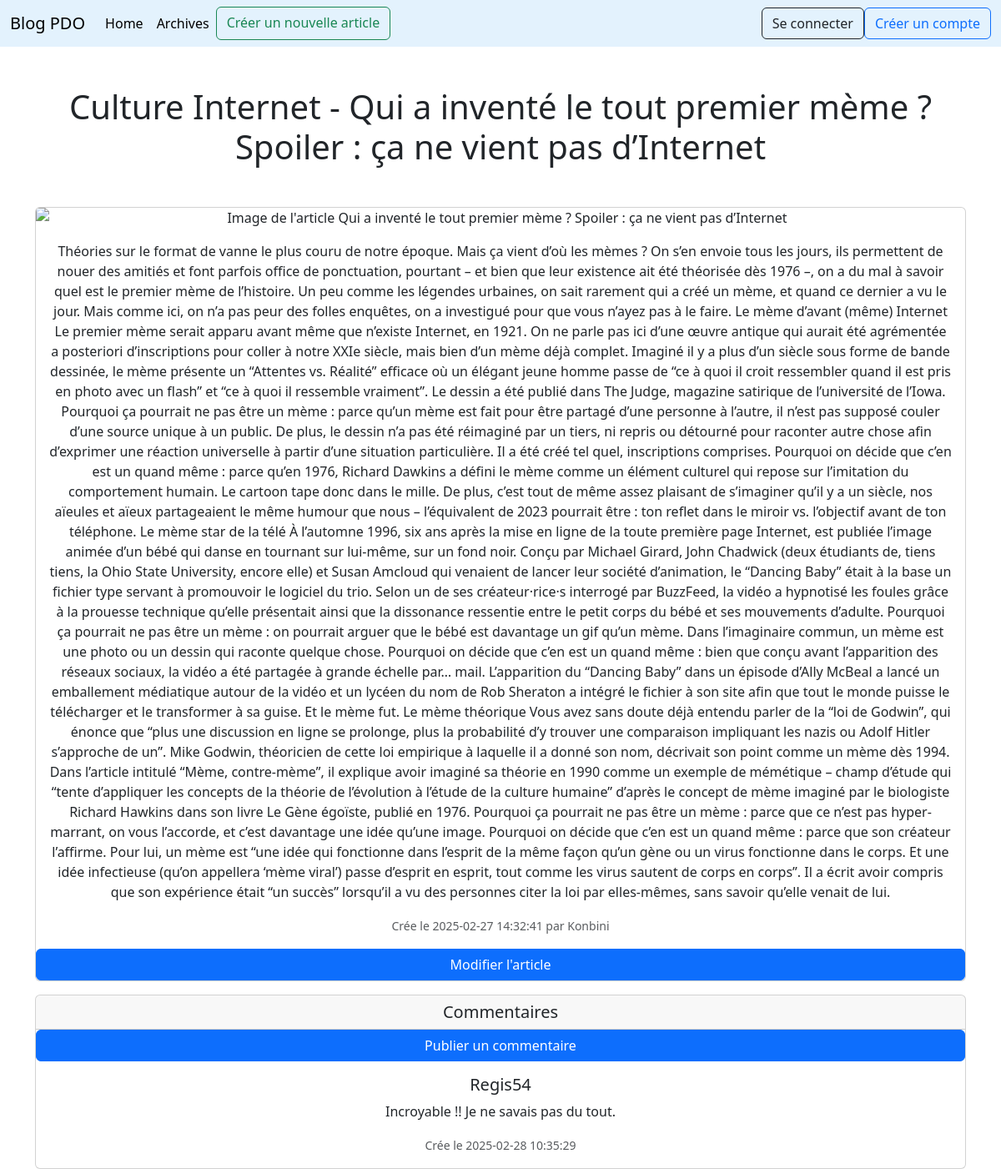
The app's page /pages/article.php?id=17 with its own data.
### tables this page shows
CREATE TABLE IF NOT EXISTS `articles` (
  `id` int NOT NULL AUTO_INCREMENT,
  `category_id` int NOT NULL,
  `title` varchar(255) NOT NULL,
  `content` text NOT NULL,
  `image` text NOT NULL,
  `created_at` datetime NOT NULL,
  `user_id` int DEFAULT NULL,
  PRIMARY KEY (`id`),
  KEY `categories_id` (`category_id`) USING BTREE,
  KEY `user_id` (`user_id`)
);

CREATE TABLE IF NOT EXISTS `categories` (
  `id` int NOT NULL AUTO_INCREMENT,
  `title` varchar(255) NOT NULL,
  PRIMARY KEY (`id`)
);

CREATE TABLE IF NOT EXISTS `users` (
  `id` int NOT NULL AUTO_INCREMENT,
  `name` varchar(255) NOT NULL,
  `email` varchar(255) NOT NULL,
  `password` varchar(255) NOT NULL,
  `created_at` datetime NOT NULL,
  PRIMARY KEY (`id`)
);

CREATE TABLE IF NOT EXISTS `comments` (
  `id` int NOT NULL AUTO_INCREMENT,
  `article_id` int NOT NULL,
  `content` text NOT NULL,
  `created_at` datetime NOT NULL,
  `user_id` int DEFAULT NULL,
  PRIMARY KEY (`id`),
  KEY `fk_comments_users` (`user_id`)
);

### database/article.php (called while the page is built, shortened)
<?php
require_once "pdo.php";
function getArticle($id)
{
    global $pdo;
    $sql = "SELECT a.*, c.title as category_title, u.name as username FROM articles a JOIN categories c ON a.category_id = c.id JOIN users u ON a.user_id = u.id WHERE a.id = :id;";
    $stmt = $pdo->prepare($sql);
    $stmt->execute([
        ":id" => $id,
    ]);
    $result = $stmt->fetch();
    return $result;
}

### database/comments.php (called while the page is built, shortened)
<?php
require_once "pdo.php";
function getComments($article)
{
    global $pdo;
    $sql = "SELECT c.*, u.name as username FROM comments c JOIN users u ON c.user_id = u.id WHERE article_id = :id ORDER BY created_at ASC;";
    $stmt = $pdo->prepare($sql);
    $stmt->execute([
        ":id" => $article,
    ]);
    $results = $stmt->fetchAll();
    return $results;
}

### pages/article.php (the view, shortened to what this page needs)
<?php $title = "Blog - Article";
require_once "../database/article.php";
require_once "../database/comments.php";
$article = getArticle($_GET["id"]);
$comments = getComments($_GET["id"]);
include_once "../components/header.php";
?>
<div class="container text-center mt-5">
    <h1><?= $article["category_title"]; ?> - <?= $article["title"]; ?></h1>
    <div class="card mb-3 mt-5">
        <img src="<?= $article["image"]; ?>" class="card-img-top" alt="Image de l'article <?= $article["title"]; ?>">
        <div class="card-body">
            <p class="card-text"><?= $article["content"]; ?></p>
            <p class="card-text"><small class="text-body-secondary">Crée le <?= $article["created_at"]; ?> par <?= $article["username"]; ?></small></p>
        </div>
        <button class="btn btn-primary" type="button" data-bs-toggle="offcanvas" data-bs-target="#offcanvasArticle" aria-controls="offcanvasExample">
            Modifier l'article
        </button>
    </div>
    <div class="card">
        <h5 class="card-header">Commentaires</h5>
        <button class="btn btn-primary" type="button" data-bs-toggle="offcanvas" data-bs-target="#offcanvasComment" aria-controls="offcanvasExample">
            Publier un commentaire
        </button>
        <?php foreach ($comments as $item): ?>
            <div class="card-body">
                <h5 class="card-title"><?= $item["username"]; ?></h5>
                <p class="card-text"><?= $item["content"]; ?></p>
                <p class="card-text"><small class="text-body-secondary">Crée le <?= $item["created_at"]; ?></small></p>
            </div>
        <?php endforeach; ?>
    </div>
</div>
<?php include_once "../components/footer.php"; ?>

### records on screen
articles: category.title "Culture Internet", title "Qui a inventé le tout premier mème ? Spoiler : ça ne vient pas d’Internet", content "Théories sur le format de vanne le plus couru de notre époque. Mais ça vient d’où les mèmes ? On s’en envoie tous les jours, ils permettent de nouer des amitiés et font parfois office de ponctuation, pourtant – et bien que leur existence ait été théorisée dès 1976 –, on a du mal à savoir quel est le premier mème de l’histoire. Un peu comme les légendes urbaines, on sait rarement qui a créé un mème, et quand ce dernier a vu le jour. Mais comme ici, on n’a pas peur des folles enquêtes, on a investigué pour que vous n’ayez pas à le faire. Le mème d’avant (même) Internet Le premier mème serait apparu avant même que n’existe Internet, en 1921. On ne parle pas ici d’une œuvre antique qui aurait…", created_at "2025-02-27 14:32:41", user.name "Konbini"
comments: user.name "Regis54", content "Incroyable !! Je ne savais pas du tout.", created_at "2025-02-28 10:35:29"
